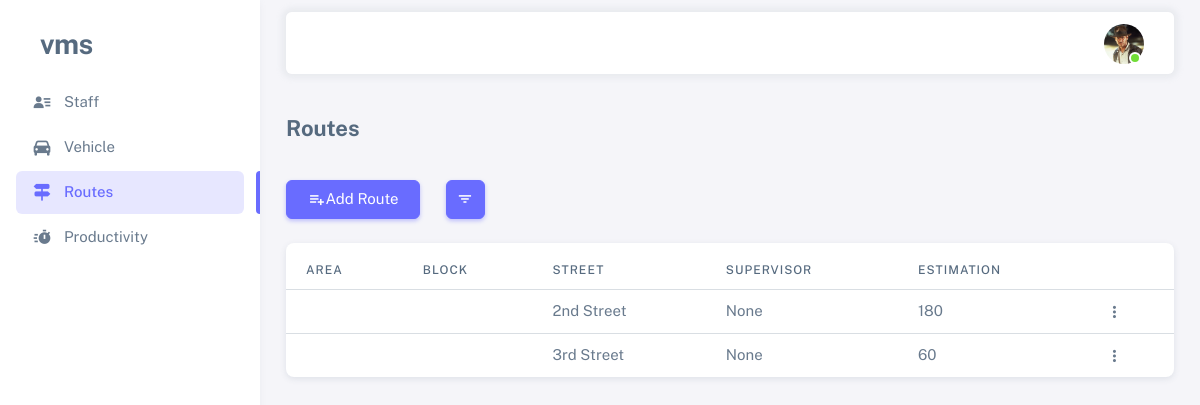
/route-list/ (signed in), run on an earlier commit of the app's database.
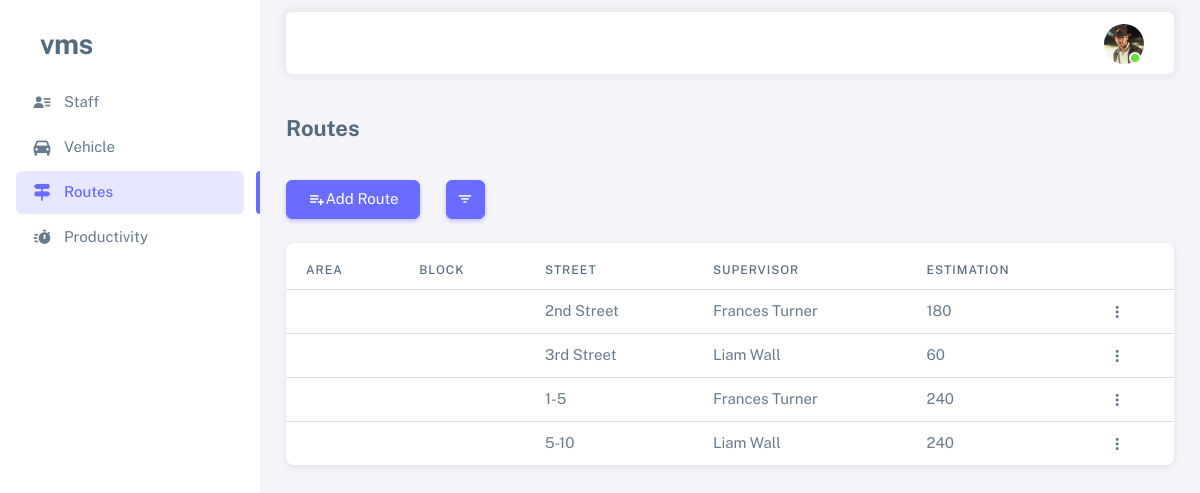
And on a later commit of the database.
### vms_app/models.py (models this page shows, shortened)
class Route(models.Model):
    street = models.CharField(max_length=500)
    is_active = models.BooleanField(default=True)
    supervisor = models.ForeignKey(Employee, on_delete=models.SET_NULL, null=True, blank=True,
                                   related_name='route_supervised_by', limit_choices_to={'is_active': True})
    estimation = models.IntegerField()
    created_by = models.ForeignKey(Employee, on_delete=models.SET_NULL, null=True, blank=True,
                                   related_name='route_created_by')
    created_on = models.DateTimeField(auto_now_add=True)
    updated_by = models.ForeignKey(Employee, on_delete=models.SET_NULL, null=True, blank=True,
                                   related_name='route_updated_by')
    updated_on = models.DateTimeField(auto_now=True)
    zone = models.ForeignKey(Zone, related_name='zone_routes_set', on_delete=models.PROTECT, null=True, blank=True)
    wards = models.ForeignKey(Ward, related_name='ward_routes_set', on_delete=models.PROTECT, null=True, blank=True)

class Employee(AbstractBaseUser, PermissionsMixin):
    id = models.UUIDField(primary_key=True, editable=False, unique=True, default=uuid.uuid4)
    name = models.CharField(max_length=100)
    image = models.ImageField(upload_to='profiles/', null=True, blank=True)
    employee_id = models.CharField(max_length=100, unique=True)
    is_active = models.BooleanField(default=True)
    is_staff = models.BooleanField(default=True)
    is_superuser = models.BooleanField(default=False)
    contact = models.CharField(max_length=255)
    address = models.TextField()
    remark = models.TextField(null=True, blank=True)
    objects = EmployeeManager()
    USERNAME_FIELD = 'employee_id'
    REQUIRED_FIELDS = ['name']
    def __str__(self) -> str:
        return self.name

### vms_app/views.py (the view)
# urls.py: path('route-list/', views.route_list, name='route_list'),
@login_required(login_url='login')
@active_required
def route_list(request):
    serch_active = False if request.GET.get('query', None) == "in_active" else True
    routes = Route.objects.filter(is_active=serch_active)
    context = {
        "routes": routes,
        "menu": "menu-route"
    }
    return render(request, 'vms_app/routes_list.html', context)

### vms_app/templates/vms_app/routes_list.html (shortened to what this page needs)
{% extends "base.html" %}
{% block content %}
<h4 class="fw-bold py-3 mb-4">Routes</h4>
<div class="row">
    <div class="col-auto">
        <a href="{% url "add_route" %}" class="btn btn-primary">
            <span class="tf-icons bx bx-list-plus"></span> Add Route
        </a>
    </div>
    <div class="col-auto">
        <button type="button" class="btn btn-primary btn-icon dropdown-toggle hide-arrow" data-bs-toggle="dropdown" aria-expanded="false">
            <i class="bx bx-filter"></i>
        </button>
    </div>
</div>
<div class="card mt-4">
    <div class="table-responsive text-nowrap mt-2">
        <table class="table">
            <thead>
                <tr>
                    <th>Area</th>
                    <th>Block</th>
                    <th>Street</th>
                    <th>Supervisor</th>
                    <th>Estimation</th>
                    <th></th>
                </tr>
            </thead>
            <tbody class="table-border-bottom-0">
                {% for route in routes %}
                <tr>
                    <td>{{route.area}}</td>
                    <td>{{route.block}}</td>
                    <td>{{route.street}}</td>
                    <td>{{route.supervisor}}</td>
                    <td>{{route.estimation}}</td>
                    <td>
                        {% if request.user.is_superuser %}
                        <div class="dropdown">
                            <button type="button" class="btn p-0 dropdown-toggle hide-arrow" data-bs-toggle="dropdown">
                              <i class="bx bx-dots-vertical-rounded"></i>
                            </button>
                        </div>
                        {% else %}
                            <a href="{% url "edit_route" route.id %}" class="btn btn-sm btn-icon btn-primary">
                                <span class="tf-icons bx bxs-pencil"></span>
                            </a>
                        {% endif %}
                    </td>
                </tr>
                {% endfor %}
            </tbody>
        </table>
    </div>
</div>
{% endblock content %}

What changed in the data, as far as the page shows it:
changed Route "2nd Street": supervisor "None" → "Frances Turner"
changed Route "3rd Street": supervisor "None" → "Liam Wall"
added Route: street "1-5", supervisor "Frances Turner", estimation "240"
added Route: street "5-10", supervisor "Liam Wall", estimation "240"
